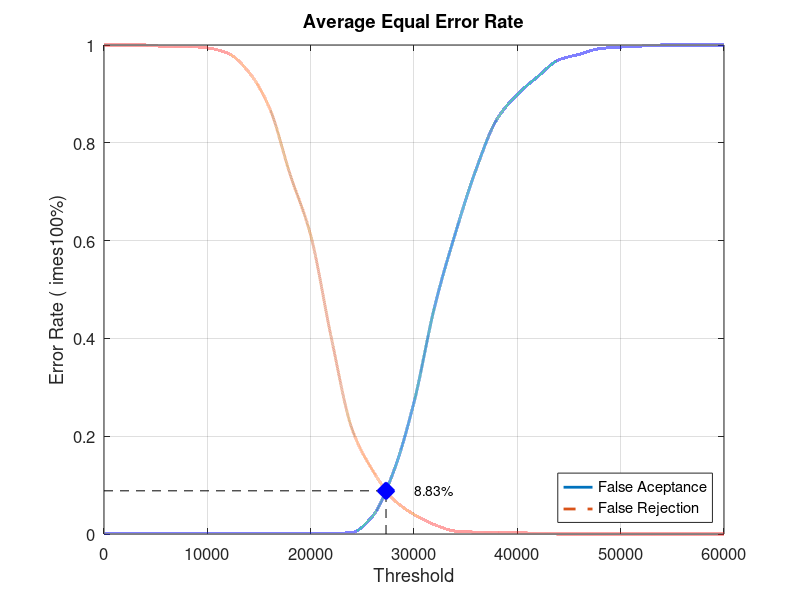
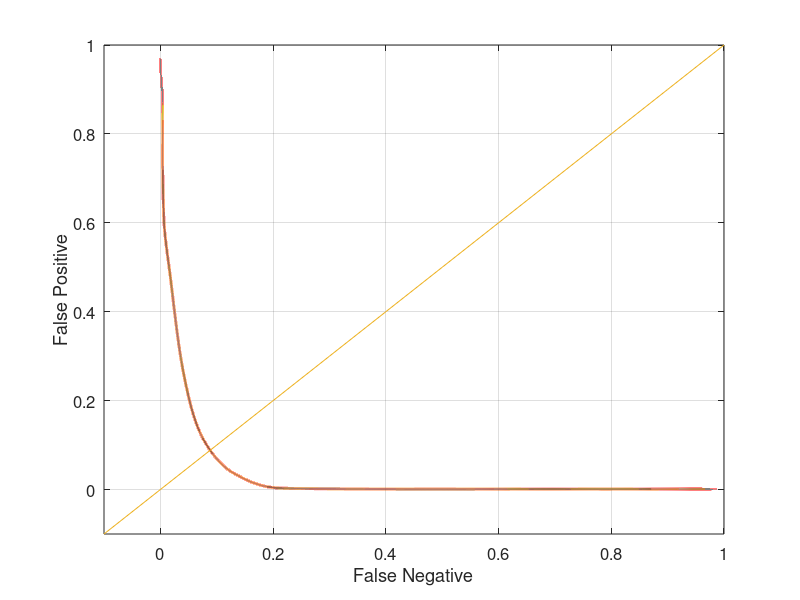

Recreate these plots in MATLAB, in order.
close all;
clear;
clc;
x = 0:2000:60000;
xq = 0:0.5:60000;

y0 = [0 0.00105263 0.00105263 0.00105263 0.00105263 0.00105263 0.00105263 0.00105263 0.00105263 0.00105263 0.00105263 0.00105263 0.0031579 0.0368421 0.126316 0.269474 0.465263 0.614737 0.745263 0.847368 0.898947 0.935789 0.969474 0.981053 0.992632 0.995789 0.997895 1 1 1 1]
yy0 = interp1(x, y0, xq, 'pchip');
y1 = [1 1 1 0.997 0.997 0.994 0.983 0.945 0.872 0.736 0.611 0.401 0.215 0.13 0.071 0.04 0.019 0.006 0.004 0.004 0.003 0.001 0 0 0 0 0 0 0 0 0]
yy1 = interp1(x, y1, xq, 'pchip');

% Calculating EER: 
y2 = abs(y0 - y1);
find(y2 == min(y2))
yy2 = abs(yy0 - yy1);
xEER = find(yy2 == min(yy2));
xEERIndex = xq(xEER) % X-axis EER
yEER = yy0(xEER) % Y-axis EER

main = figure
plot(xq, yy0,'-','LineWidth', 2);	hold on
plot(xq, yy1,'--','LineWidth', 2);	hold on
plot([xEERIndex xEERIndex], [0 yEER], 'k--');	hold on
plot([0 xEERIndex], [yEER yEER], 'k--');	hold on
plot(xEERIndex, yEER, 'bx', 'LineWidth', 10);	hold on
text(xEERIndex + 10 * xEERIndex / 100, yEER, [num2str(round((10000 * yEER)) / 100) '%'])
legend('False Aceptance', 'False Rejection', 'Location', 'SouthEast')
xlabel('Threshold')
ylabel('Error Rate (	imes100%)')
title('Average Equal Error Rate')
set(gca, 'FontSize', 12)
axis([0 60000 0 1])
grid on

print(main, 'Database2AverageMain', '-dpng');
FNRxFPR = figure('Color', [1 1 1]);
plot(yy1, yy0, '-', yy1, yy0, 'LineWidth', 2);
hold on
y = -0.1:0.1:1
plot(y, y); 
set(gca, 'FontSize', 12)
xlabel('False Negative')
ylabel('False Positive')
axis([-0.1 1 -0.1 1])
set(gca, 'FontSize', 12)
grid on

print(FNRxFPR, 'Database2AverageFNRxFPR','-dpng');
